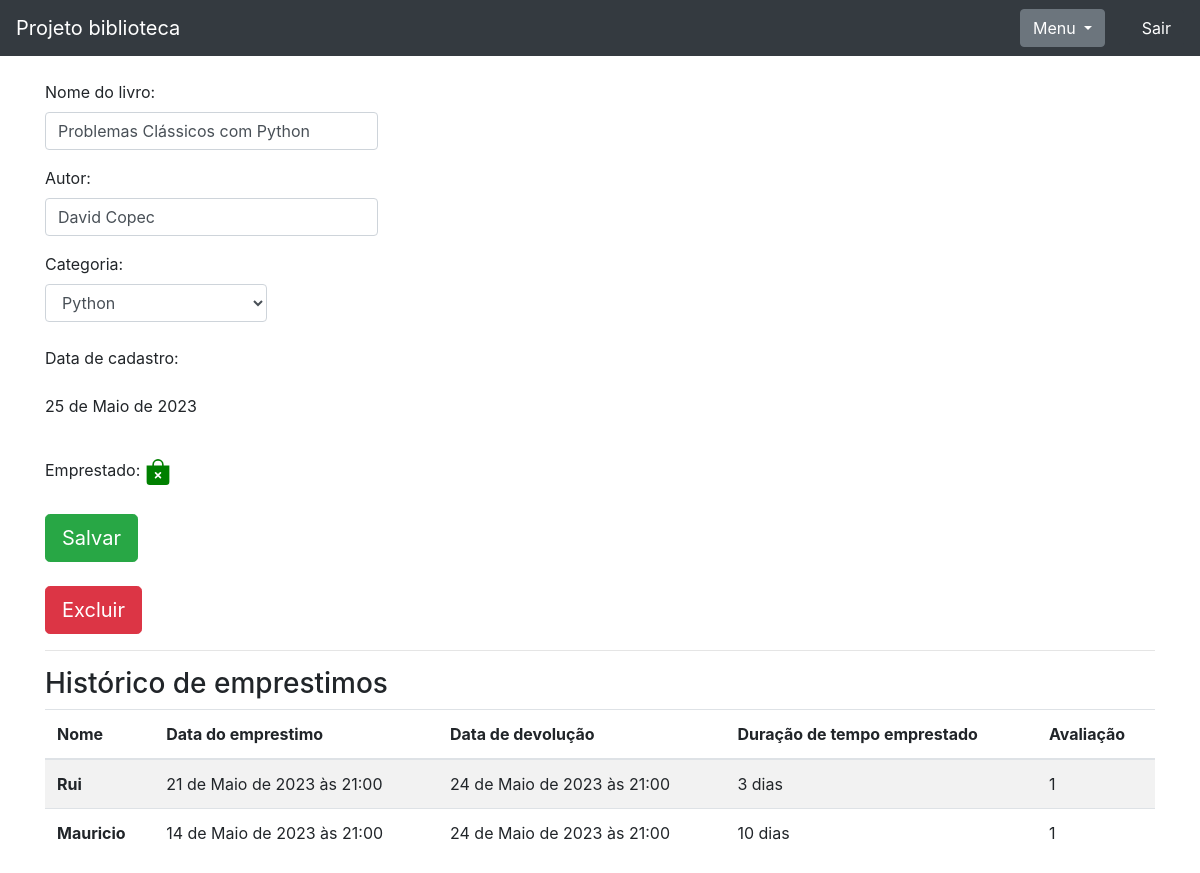
Screenshot of /livro/acessar_livro/1 (signed in) with the database file from the repository.
### livro/models.py (models this page shows, shortened)
class Livros(models.Model):
    img = models.ImageField(upload_to='capa_livro', null=True, blank=True)
    nome = models.CharField(max_length=45)
    autor = models.CharField(max_length=30)
    co_autor = models.CharField(max_length=30, blank =True)
    data_cadastro = models.DateField(default = date.today)
    emprestado = models.BooleanField(default=False)
    categoria = models.ForeignKey(Categoria, on_delete=models.DO_NOTHING)
    usuario = models.ForeignKey(Usuario, on_delete=models.DO_NOTHING)

class Emprestimo(models.Model):
    choices = [
        ('P', 'Péssimo'),
        ('R', 'Ruim'),
        ('B', 'Bom'),
        ('O', 'Ótimo'),
    ]
    nome_cadastrado = models.ForeignKey(Usuario, on_delete=models.DO_NOTHING, blank = True, null = True)
    nome_sem_cadastro = models.CharField(max_length=30, blank = True, null = True)
    data_emprestimo = models.DateTimeField(default=datetime.datetime.now())
    data_devolucao = models.DateTimeField(blank = True, null = True)
    livro = models.ForeignKey(Livros, on_delete=models.DO_NOTHING)
    avaliacao = models.CharField(max_length=1, choices=choices, null=True, blank=True)

### usuarios/models.py (models this page shows)
class Usuario(models.Model):
    nome = models.CharField(max_length=30)
    email = models.EmailField()
    senha = models.CharField(max_length=64)
    def __str__(self):
        return self.nome

### livro/views.py (the view)
# urls.py: path('acessar_livro/<int:id>', views.acessar_livro, name='acessar_livro'),
def acessar_livro(request, id):
    if request.session.get('usuario'):
        status_categoria = request.GET.get('cadastro_categoria')
        status_livro = request.GET.get('cadastro_livro')
        livro = Livros.objects.get(id=id)
        if request.session.get('usuario') == livro.usuario.id:
            categoria_livro = Categoria.objects.filter(usuario_id=request.session.get('usuario'))
            emprestimos = Emprestimo.objects.filter(livro = livro)
            form = CadastroLivro()
            form.fields['usuario'].initial = request.session['usuario']
            usuario = Usuario.objects.get(id = request.session['usuario'])
            form.fields['categoria'].queryset = Categoria.objects.filter(usuario = usuario)
            form_categoria = CategoriaLivro()
            usuarios = Usuario.objects.all()
            livros_emprestar = Livros.objects.filter(usuario=usuario).filter(emprestado = False)
            livros_emprestados = Livros.objects.filter(usuario=usuario).filter(emprestado = True)
            return render(request, 'acessar_livro.html', {'livro':livro,
                                                          'categoria_livro': categoria_livro,
                                                          'emprestimos': emprestimos,
                                                          'usuario_logado': request.session.get('usuario'),
                                                          'form': form,
                                                          'id_livro': id,
                                                          'form_categoria': form_categoria,
                                                          'cadastro_categoria': cadastrar_categoria,
                                                          'status_livro': status_livro,
                                                          'usuarios': usuarios,
                                                          'livros_emprestar': livros_emprestar,
                                                          'livros_emprestados': livros_emprestados})
        else:
            return HttpResponse('Esse livro não é seu')
    return redirect('/auth/login/?status=2')

### livro/forms.py
class CadastroLivro(forms.ModelForm):
    class Meta:
        model = Livros
        exclude = ['emprestado']
    def __init__(self, *args, **kwargs):
        super().__init__(*args, **kwargs)
        self.fields['usuario'].widget = forms.HiddenInput()

class CategoriaLivro(forms.ModelForm):
    class Meta:
        model = Categoria
        fields = "__all__"
    def __init__(self, *args, **kwargs):
        super().__init__(*args, **kwargs)
        self.fields['usuario'].widget = forms.HiddenInput()

### livro/models.py (called while the page is built)
    def __str__(self):
        return self.nome

### livro/templatestags/filtros.py (called while the page is built)
@register.filter
def calculo_duracao(value1, value2):
    if isinstance(value1, datetime) and isinstance(value2, datetime):
        return f"{(value1 - value2).days} dias"
    return "Ainda não houve a devolução"

### livro/templates/acessar_livro.html (shortened to what this page needs)
{% extends 'base.html' %}
{% load filtros %}
{% block 'conteudo' %}
<div class="container">
            <form action="{% url 'alterar_livro' %}" method="POST">
            <p>
                <label>Nome do livro:</label>
                <input style="width:30%" class="form-control" type="text" value="{{livro.nome}}" name= "nome_livro">
            </p>
            <p>
                <label>Autor:</label>
                <input style="width:30%" class="form-control" type="text" value="{{livro.autor}}"name= "autor">
            </p>
            <label>Categoria:</label>
            <select style="width:20%" class="form-control"  name="categoria_id">
            {% for i in categoria_livro %}
            {% if livro.categoria.nome == i.nome %}
                <option value="{{i.id}}"selected> {{i}} </option>
                {% else %}
                <option value="{{i.id}}"> {{i}} </option>
                {% endif %}
            {%endfor %}
        </select>   </br>
            <p>
                <label>Data de cadastro: </label>
                <p>{{livro.data_cadastro}}   </p>
            </p></br>
            <label>Emprestado: </label>
        <input type="submit" class="btn btn-success btn-lg" value="Salvar">
    </form></br>
    <button type="button" class="btn btn-danger btn-lg" data-toggle="modal" data-target="#exampleModal2">
        Excluir
      </button>
    <hr>
    <h3>Histórico de emprestimos</h3>
    <table class="table table-striped">
        <thead>
          <tr>
            <th scope="col">Nome</th>
            <th scope="col">Data do emprestimo</th>
            <th scope="col">Data de devolução</th>
            <th scope="col">Duração de tempo emprestado</th>
            <th scope="col">Avaliação</th>
          </tr>
        </thead>
        <tbody>
            {% for i in emprestimos %}
            <tr>
                {% if i.nome_sem_cadastro == None %}
                    <th>{{i.nome_cadastrado}}</th>
                {% else %}
                    <th>{{i.nome_sem_cadastro}}</th>
                {% endif %}
                <td>{{i.data_emprestimo}}</td>
                <td>{{i.data_devolucao}}</td>
                <td>{{i.data_devolucao|calculo_duracao:i.data_emprestimo  }}</td>
                {% if i.avaliacao == None %}
                <td>
                    <button onclick="avaliacao({{i.id}})"class="btn btn-info" data-toggle="modal" data-target="#exampleModal1" data-emprestimo={{i.id}}>Avalie</button>
                </td>
                {% else %}
                 <td> {{i.avaliacao}} </td>
                {% endif %}
            </tr>
          {% endfor %}
        </tbody>
      </table>
</div>
{% endblock %}

### templates/base.html (shortened to what this page needs)
<!doctype html>
<html lang="pt-br">
  <head>
    <link rel="stylesheet" href="https://cdn.jsdelivr.net/npm/bootstrap@4.6.2/dist/css/bootstrap.min.css" >
  </head>
  <body>
    <nav class="navbar navbar-dark bg-dark">
        <a class="navbar-brand" href="{% url 'home' %}">Projeto biblioteca</a>
        {% if usuario_logado  %}
        <div style="margin-right: -800px;"class="dropdown">
          <button  class="btn btn-secondary dropdown-toggle" type="button" id="dropdownMenuButton" data-toggle="dropdown" aria-haspopup="true" aria-expanded="false">
            Menu
          </button>
        </div>
          <a href={% url 'sair' %} class="btn btn-dark">Sair</a>
        {% endif %}
      </nav>
   {% block 'conteudo'%} {%  endblock  %}
  </body>
</html>

### rows the page displays
Livros: nome_livro "Problemas Clássicos com Python", autor "David Copec", data_cadastro "25 de Maio de 2023"
Emprestimo: nome_cadastrado "Rui", data_emprestimo "21 de Maio de 2023 às 21:00", data_devolucao "24 de Maio de 2023 às 21:00", data_devolucao|calculo_duracao "3 dias", avaliacao "1"
Emprestimo: nome_sem_cadastro "Mauricio", data_emprestimo "14 de Maio de 2023 às 21:00", data_devolucao "24 de Maio de 2023 às 21:00", data_devolucao|calculo_duracao "10 dias", avaliacao "1"

### other values shown
form field categoria_id "Python"
